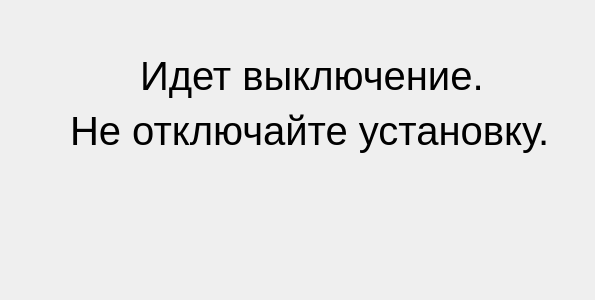
<?xml version="1.0" encoding="UTF-8"?>
<ui version="4.0">
 <class>Dialog</class>
 <widget class="QDialog" name="Dialog">
  <property name="geometry">
   <rect>
    <x>0</x>
    <y>0</y>
    <width>595</width>
    <height>300</height>
   </rect>
  </property>
  <property name="windowTitle">
   <string>Dialog</string>
  </property>
  <widget class="QLabel" name="label">
   <property name="geometry">
    <rect>
     <x>140</x>
     <y>50</y>
     <width>341</width>
     <height>51</height>
    </rect>
   </property>
   <property name="font">
    <font>
     <pointsize>30</pointsize>
    </font>
   </property>
   <property name="styleSheet">
    <string notr="true">color: rgb(255, 255, 255);
color: rgb(0, 0, 0);</string>
   </property>
   <property name="text">
    <string>Идет выключение. </string>
   </property>
  </widget>
  <widget class="QLabel" name="label_2">
   <property name="geometry">
    <rect>
     <x>70</x>
     <y>100</y>
     <width>491</width>
     <height>61</height>
    </rect>
   </property>
   <property name="font">
    <font>
     <pointsize>30</pointsize>
    </font>
   </property>
   <property name="styleSheet">
    <string notr="true">color: rgb(255, 255, 255);
color: rgb(0, 0, 0);</string>
   </property>
   <property name="text">
    <string>Не отключайте установку.</string>
   </property>
  </widget>
 </widget>
 <resources/>
 <connections/>
</ui>
